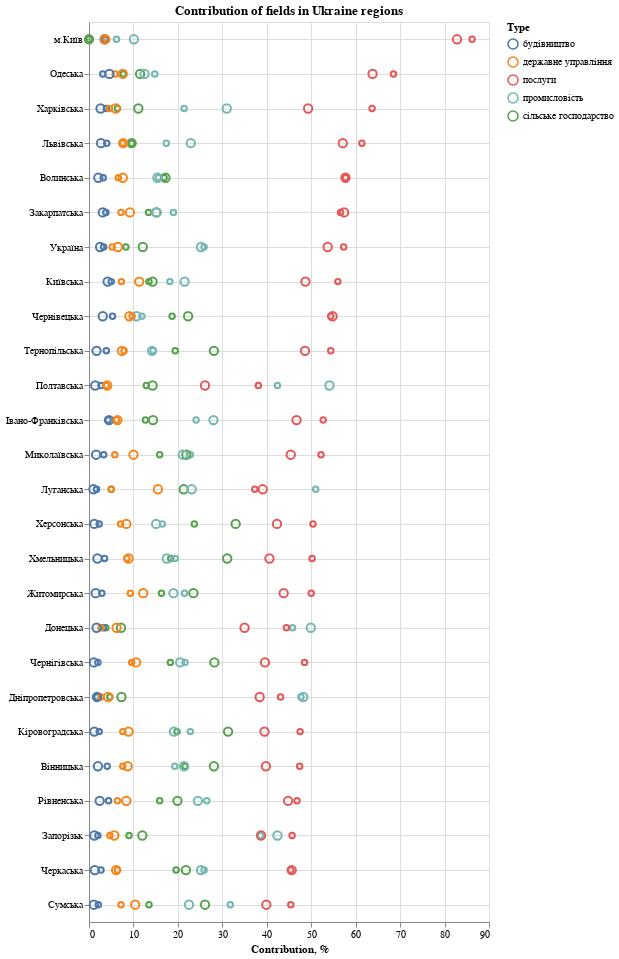

The code cell stored with this chart in its notebook:
### Code cell
input_dropdown = alt.binding_select(options=["сільське господарство", "промисловість", "будівництво", "послуги", "державне управління"], name='Галузь')
selection = alt.selection_single(fields=['Type'], bind=input_dropdown, empty="all")

alt.Chart(new_df, title="Contribution of fields in Ukraine regions").mark_point().encode(
    alt.X(
        "pers:Q",
        title="Сontribution, %",
        scale=alt.Scale(zero=False),
        axis=alt.Axis(grid=True)
    ),
    alt.Y(
        'Region:N',
        title="",
        sort=alt.Sort(field="pers", op='max', order='descending'),
        axis=alt.Axis(grid=True)
    ),
    color=alt.Color('Type:N'),
    opacity=alt.condition(selection, alt.value(1), alt.value(0.2)),
    size = alt.condition('datum.Year == 2017', alt.value(70), alt.value(30))
    #alt.Color('Year:N', legend=alt.Legend(title="Year"))
).add_selection(
    selection
).properties(
     height=900
)

### Figure 1 — Vega-Lite specification as saved in the notebook (floating-point values rounded to 4 significant figures; data arrays with more than 128 entries replaced by an {"elided": "..."} marker saying what was removed)
{"config": {"view": {"continuousWidth": 400, "continuousHeight": 300}}, "data": {"name": "data-46ac2b0e6454b9f8de9cc1a661a137d9"}, "mark": "point", "encoding": {"color": {"type": "nominal", "field": "Type"}, "opacity": {"condition": {"value": 1, "selection": "selector001"}, "value": 0.2}, "size": {"condition": {"value": 70, "test": "datum.Year == 2017"}, "value": 30}, "x": {"type": "quantitative", "axis": {"grid": true}, "field": "pers", "scale": {"zero": false}, "title": "Сontribution, %"}, "y": {"type": "nominal", "axis": {"grid": true}, "field": "Region", "sort": {"field": "pers", "op": "max", "order": "descending"}, "title": ""}}, "height": 900, "selection": {"selector001": {"type": "single", "fields": ["Type"], "bind": {"input": "select", "options": ["сільське господарство", "промисловість", "будівництво", "послуги", "державне управління"], "name": "Галузь"}, "empty": "all"}}, "title": "Contribution of fields in Ukraine regions", "$schema": "https://vega.github.io/schema/vega-lite/v4.8.1.json", "datasets": {"data-46ac2b0e6454b9f8de9cc1a661a137d9": {"elided": "260 records"}}}
